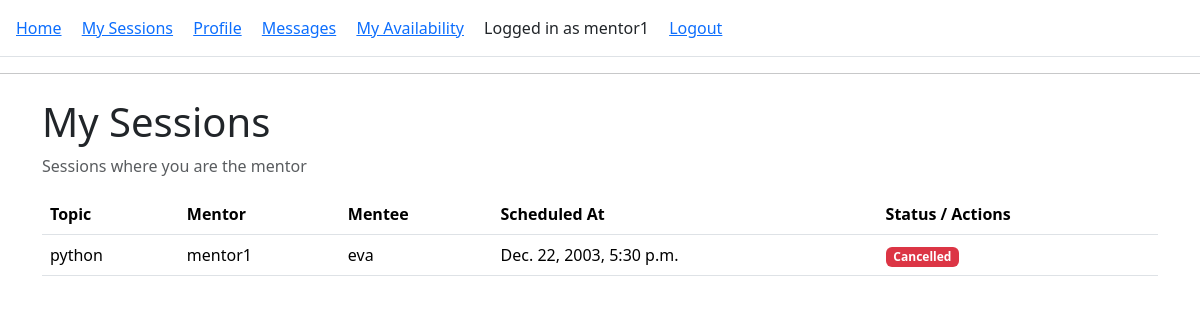
Screenshot of /my-sessions/ (signed in) with the database file from the repository.
### core/models.py (models this page shows, shortened)
class Session(models.Model):
    STATUS_CHOICES = [
        ("PENDING", "Pending"),
        ("CONFIRMED", "Confirmed"),
        ("COMPLETED", "Completed"),
        ("CANCELLED", "Cancelled"),
    ]
    mentor = models.ForeignKey(
        Profile,
        on_delete=models.CASCADE,
        related_name="sessions_as_mentor",
    )
    mentee = models.ForeignKey(
        Profile,
        on_delete=models.CASCADE,
        related_name="sessions_as_mentee",
    )
    topic = models.CharField(max_length=200)
    scheduled_at = models.DateTimeField()
    status = models.CharField(max_length=10, choices=STATUS_CHOICES, default="PENDING")
    created_at = models.DateTimeField(auto_now_add=True)

class Profile(models.Model):
    ROLE_CHOICES = [
        ("MENTOR", "Mentor"),
        ("MENTEE", "Mentee"),
    ]
    user = models.OneToOneField(
        settings.AUTH_USER_MODEL,
        on_delete=models.CASCADE,
        related_name="profile",
    )
    role = models.CharField(max_length=10, choices=ROLE_CHOICES)
    bio = models.TextField(blank=True)
    skills = models.CharField(
        max_length=255,
        blank=True,
        help_text="Comma-separated skills, e.g. Python, Data Science, Resume Review",
    )
    hourly_rate = models.DecimalField(
        max_digits=6,
        decimal_places=2,
        null=True,
        blank=True,
        help_text="Only for mentors",
    )
    photo = models.ImageField(
        upload_to="profiles/",
        blank=True,
        null=True,
    )

### core/views.py (the view, shortened to what this page needs)
# urls.py: path("my-sessions/", views.my_sessions, name="my_sessions"),
@login_required
def my_sessions(request):
    profile = request.user.profile
    if profile.role == "MENTOR":
        sessions = Session.objects.filter(mentor=profile).order_by("scheduled_at")
        role_label = "Sessions where you are the mentor"
    context = {
        "sessions": sessions,
        "role_label": role_label,
    }
    return render(request, "core/my_sessions.html", context)

### templates/core/my_sessions.html (shortened to what this page needs)
{% extends "base.html" %}
{% block content %}
<div class="container mt-4">
    <h1>My Sessions</h1>
    <p class="text-muted">{{ role_label }}</p>
    {% if sessions %}
        <table class="table mt-3">
            <thead>
                <tr>
                    <th>Topic</th>
                    <th>Mentor</th>
                    <th>Mentee</th>
                    <th>Scheduled At</th>
                    <th>Status / Actions</th>
                </tr>
            </thead>
            <tbody>
                {% for s in sessions %}
                    <tr>
                        <td>{{ s.topic }}</td>
                        <td>{{ s.mentor.user.username }}</td>
                        <td>{{ s.mentee.user.username }}</td>
                        <td>{{ s.scheduled_at }}</td>
                        <td>
                            {% if s.status == "CONFIRMED" %}
                                <span class="badge bg-success">Confirmed</span>
                            {% elif s.status == "CANCELLED" %}
                                <span class="badge bg-danger">Cancelled</span>
                            {% elif s.status == "COMPLETED" %}
                                <span class="badge bg-primary">Completed</span>
                            {% else %}
                                <span class="badge bg-secondary">Pending</span>
                            {% endif %}
                        </td>
                    </tr>
                {% endfor %}
            </tbody>
        </table>
    {% else %}
        <p class="mt-3">You have no sessions yet.</p>
    {% endif %}
</div>
{% endblock %}

### templates/base.html (shortened to what this page needs)
<!DOCTYPE html>
<html lang="en">
<head>
    <link
      href="https://cdn.jsdelivr.net/npm/bootstrap@5.3.3/dist/css/bootstrap.min.css"
      rel="stylesheet">
</head>
<body>
    <header>
        <nav class="p-3 border-bottom">
            {% if user.is_authenticated %}
                <a href="{% url 'dashboard' %}" class="me-3">Home</a>
                <a href="{% url 'my_sessions' %}" class="me-3">My Sessions</a>
                <a href="{% url 'edit_profile' %}" class="me-3">Profile</a>
                <a href="{% url 'inbox' %}" class="me-3">Messages</a>
                {% if user.profile.role == "MENTOR" %}
                    <a href="{% url 'edit_availability' %}" class="me-3">My Availability</a>
                {% endif %}
                <span class="me-3">Logged in as {{ user.username }}</span>
                <a href="{% url 'logout_custom' %}">Logout</a>
            {% else %}
                <a href="{% url 'home' %}" class="me-3">Home</a>
                <a href="{% url 'login' %}" class="me-3">Login</a>
                <a href="{% url 'select_role' %}">Sign up</a>
            {% endif %}
        </nav>
    </header>
    <hr>
    {% block content %}{% endblock %}
</body>
</html>

### rows the page displays
Session: topic "python", mentor.user.username "mentor1", mentee.user.username "eva", scheduled_at "Dec. 22, 2003, 5:30 p.m.", status "Cancelled"

### other values shown
{{ user.username }} "mentor1"
{{ role_label }} "Sessions where you are the mentor"
